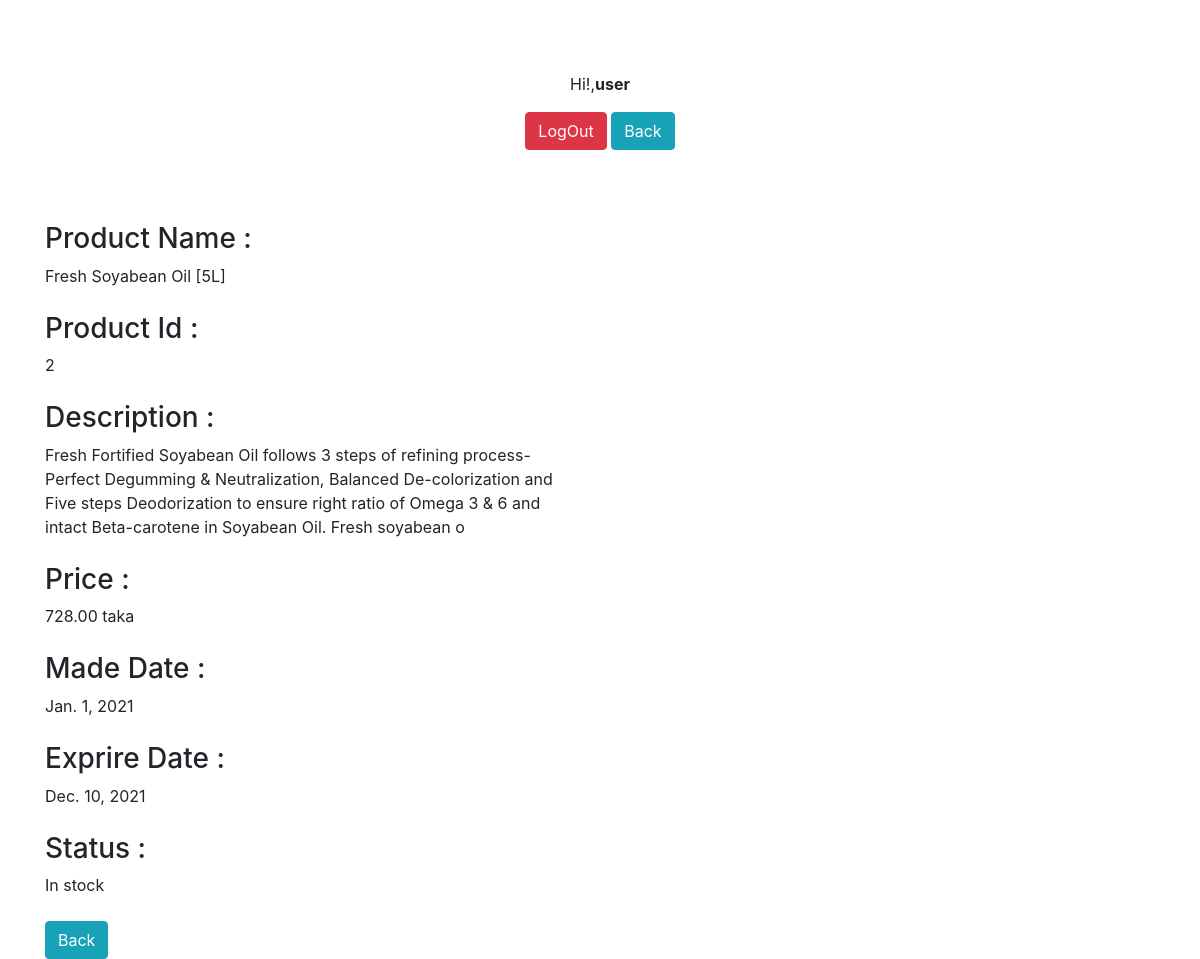
Page /preview/2 (signed in) on the committed database.
### shop/models.py (models this page shows, shortened)
class Product(models.Model):
    id = models.AutoField
    productName = models.CharField(max_length=60)
    productDescription = models.CharField(max_length=250)
    price = models.DecimalField(max_digits=5, decimal_places=2)
    tk = 'taka'
    rp = 'rupe'
    Currency = [
        (tk, 'taka'),
        (rp, 'rupe')
    ]
    currency = models.CharField(max_length=6, choices=Currency, default=tk,)
    madeDate = models.DateField()
    expireDate = models.DateField()
    IS = 'In stock'
    OS = 'Out of stock'
    Status_Of_Product = [
        (IS, 'In stock'),
        (OS, 'Out of stock'),
    ]
    status_of_product = models.CharField(
        max_length=15,
        choices=Status_Of_Product,
        default=IS,
    )
    view = models.IntegerField(default=0)

### shop/views.py (the view)
# urls.py: path("preview/<int:product_id>", views.product_preview, name="preview_page"),
@login_required(login_url="/login")
def product_preview(request, product_id):
    product_details = Product.objects.filter(id=product_id)
    """If any one previews the details of any product, the product view will increase """
    product_view = Product.objects.filter(id=product_id).first()
    product_view.view = product_view.view+1
    product_view.save()
    return render(request, "shop/productView.html", {"product_details": product_details[0]})

### shop/templates/shop/productView.html (shortened to what this page needs)
{% load static %}
<!DOCTYPE html>
<html lang="en">
<head>
  <link rel="stylesheet" href="https://stackpath.bootstrapcdn.com/bootstrap/4.4.1/css/bootstrap.min.css"
 />
</head>
<body>
  <br>
  <br>
  <br>
  <center>
    {% if user.is_authenticated %}
    <p class="grettings">Hi!,<b>{{user.username}}</b></p>
    <a class=" btn btn-danger btnText reg  my-sm-0 col-sm-0" href="/logout">LogOut</a>
    <a class=" btn btn-info btnText reg  my-sm-0 col-sm-0" href="/">Back</a>
    {% endif %}
  </center>
  <br>
  <br>
  <div class="container">
    <div class="row">
      <div class="col-md-6">
        <br />
        <h3>Product Name : </h3>{{product_details.productName}}
        <br /><br />
        <h3>Product Id : </h3>{{product_details.id}}
        <br /><br />
        <h3>Description : </h3>{{product_details.productDescription}}
        <br /><br />
        <h3>Price : </h3>{{product_details.price}} {{product_details.currency}}
        <br /><br />
        <h3>Made Date : </h3>{{product_details.madeDate}}
        <br /><br />
        <h3>Exprire Date : </h3>{{product_details.expireDate}}
        <br /><br />
        <h3>Status : </h3>{{product_details.status_of_product}}
      </div>
    </div>
    <br>
    <a class=" btn btn-info btnText reg  my-sm-0 col-sm-0" href="/">Back</a>
  </div>
</body>
</html>

### rows in the picture
Product: productName "Fresh Soyabean Oil [5L]", id "2", productDescription "Fresh Fortified Soyabean Oil follows 3 steps of refining process-Perfect Degumming & Neutralization, Balanced De-colorization and Five steps Deodorization to ensure right ratio of Omega 3 & 6 and intact Beta-carotene in Soyabean Oil. Fresh soyabean o", price "728.00", currency "taka", madeDate "Jan. 1, 2021", expireDate "Dec. 10, 2021", status_of_product "In stock"

### other values in the picture
{{ user.username }} "user"
